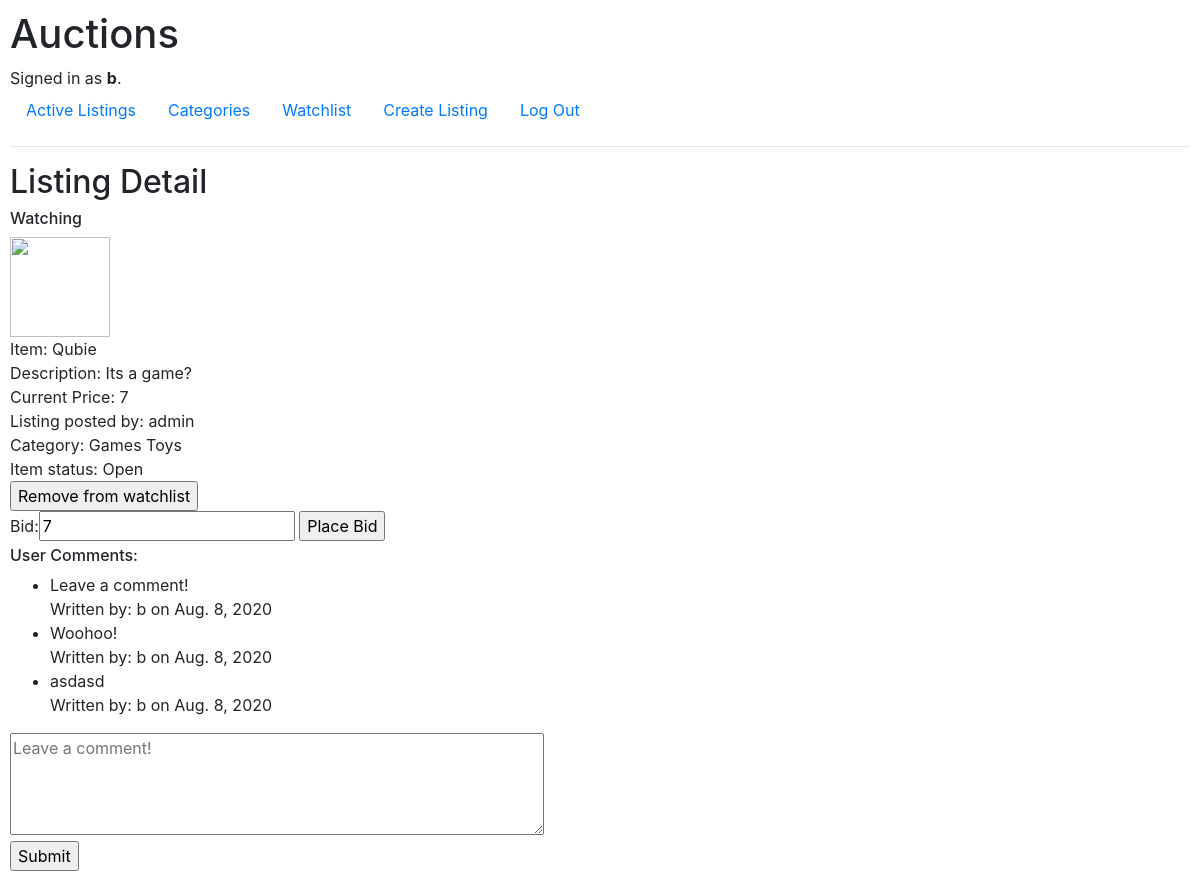
Screenshot of /1 (signed in) with the database file from the repository.
### auctions/models.py (models this page shows, shortened)
class User(AbstractUser):
    pass

class Listing(models.Model):
    id = models.AutoField(auto_created=True, primary_key=True)
    title = models.CharField(max_length=64)
    description = models.CharField(max_length=250)
    init_bid = models.IntegerField(default=0)
    currentbid = models.ForeignKey(CurrentBid, on_delete=models.CASCADE, blank=True, default=None, related_name="bids")
    createdby = models.ForeignKey(User, on_delete=models.CASCADE, related_name="listing_creator")
    image = models.TextField(blank=True)
    category = models.ManyToManyField(Category, related_name='listing_category')
    active = models.BooleanField()

class CurrentBid(models.Model):
    id = models.AutoField(auto_created=True, primary_key=True)
    amount = models.IntegerField()
    user = models.ForeignKey(User, on_delete=models.CASCADE, related_name="bidder")
    initial = models.BooleanField(default="True")

class Category(models.Model):
    category = models.CharField(max_length=64)
    def __str__(self):
        return f"{self.category}"

class Comment(models.Model):
    id = models.AutoField(auto_created=True, primary_key=True)
    listing = models.ForeignKey(Listing, on_delete=models.CASCADE, related_name="comment_listing")
    description = models.TextField()
    user = models.ForeignKey(User, on_delete=models.CASCADE, related_name="comment_creator")
    datetime = models.DateField(auto_now=True)

### auctions/views.py (the view)
# urls.py: path("<int:listing_id>", views.listing, name="listing"),
@login_required(login_url="/login")
def listing(request, listing_id):
    try:
        listing = Listing.objects.get(id=listing_id)
    except Listing.DoesNotExist:
        raise Http404("Listing no found.")
    category = listing.category.all()
    try:
        bid = CurrentBid.objects.get(pk=listing.currentbid.id)
    except CurrentBid.DoesNotExist:
        raise Http404("Something wrong with the bidding system happened")
    bidform = BidForm(instance=bid)
    try:
        watchlist = Watchlist.objects.get(user=request.user,listing=listing)
    except Watchlist.DoesNotExist:
        watchlist = ""
    try:
        comment = Comment.objects.all().filter(listing=listing)
    except Comment.DoseNotExist:
        comment = ""
    return render(request, "auctions/listingdetail.html", {
        "listing": listing,
        "category": category,
        "watchlist": watchlist,
        "bid": bid,
        "bidform": bidform,
        "comments": comment,
    })

### auctions/views.py
class BidForm(ModelForm):
    class Meta:
        model = CurrentBid
        fields = ['amount','user']
        labels = {
            'amount' : _('Bid')
        }
        widgets = {'user': forms.HiddenInput()}

### auctions/templates/auctions/listingdetail.html (shortened to what this page needs)
{% extends "auctions/layout.html" %}
{% block body %}
<h2>Listing Detail</h2>
{% if watchlist %}
    <h6>Watching</h6>
{% endif %}
{% if listing.image %}
    <div>
        <img src="{{ listing.image }}" width="100" height="100">
    </div>
{% endif %}
<div>
    Item: {{ listing.title }}
</div>
<div>
    Description: {{ listing.description }}
</div>
<div>
    {% if listing.init_bid > listing.currentbid.amount %}
        Current Price: {{ listing.init_bid }}
    {% else %}
        Current Price: {{ listing.currentbid.amount }}
    {% endif %}
</div>
<div>
    Listing posted by: {{listing.createdby}}
</div>
<div>
    Category:
    {% for category in category %}
         {{category}}
    {% endfor %}
</div>
<div>
    {% if listing.active == True %}
        Item status: Open
    {% else %}
        Item status: Closed
    {% endif %}
</div>
{% if user.is_authenticated and listing.active %}
    <form action="{% url 'watchlist' %}" method="POST">
        {% if user.is_authenticated and watchlist %}
            <input type="submit" value="Remove from watchlist">
        {% elif user.is_authenticated %}
            <input type="hidden" name="action" value="add">
            <input type="submit" value="Add to watchlist">
        {% endif %}
    </form>
    <form action="{% url 'placebid' %}" method="POST">
        {{bidform}}
        <input type="submit" value="Place Bid">
    </form>
    <h6>User Comments:</h6>
    {% if comments %}
        <div>
            <ul>
                {% for desc in comments %}
                    <li>
                        {{desc.description}}
                        <br>
                        Written by: {{desc.user}} on {{desc.datetime}}
                    </li>
                {% endfor %}
            </ul>
        </div>
    {% else %}
        <div>
            No comments written yet.
        </div>
    {% endif %}
    <textarea name="comment" form="commentform" rows="4" cols="50" placeholder="Leave a comment!"></textarea>
    <form action="{% url 'comment' %}" method="POST" id="commentform">
        <input type="submit">
    </form>
{% endif%}
{% endblock %}

### auctions/templates/auctions/layout.html (shortened to what this page needs)
{% load static %}
<!DOCTYPE html>
<html lang="en">
    <head>
        <link rel="stylesheet" href="https://stackpath.bootstrapcdn.com/bootstrap/4.4.1/css/bootstrap.min.css">
        <link href="{% static 'auctions/styles.css' %}" rel="stylesheet">
    </head>
    <body>
        <h1>Auctions</h1>
        <div>
            {% if user.is_authenticated %}
                Signed in as <strong>{{ user.username }}</strong>.
            {% else %}
                Not signed in.
            {% endif %}
        </div>
        <ul class="nav">
            <li class="nav-item">
                <a class="nav-link" href="{% url 'index' %}">Active Listings</a>
            </li>
            {% if user.is_authenticated %}
                <li class="nav-item">
                    <a class="nav-link" href="{% url 'categories' %}">Categories</a>
                </li>
                <li class="nav-item">
                    <a class="nav-link" href="{% url 'watchlist' %}">Watchlist</a>
                </li>
                <li class="nav-item">
                    <a class="nav-link" href="{% url 'createlisting' %}">Create Listing</a>
                </li>
                <li class="nav-item">
                    <a class="nav-link" href="{% url 'logout' %}">Log Out</a>
                </li>
            {% endif %}
        </ul>
        <hr>
        {% block body %}
        {% endblock %}
    </body>
</html>

### auctions/static/auctions/styles.css (style rules this page uses)
body { padding: 10px; }

### rows the page displays
User: username "b"
Listing: title "Qubie", description "Its a game?", currentbid.amount "7", createdby "admin"
Category: category "Games"
Category: category "Toys"
CurrentBid: amount "7"
Comment: description "Leave a comment!", user "b", datetime "Aug. 8, 2020"
Comment: description "Woohoo!", user "b", datetime "Aug. 8, 2020"
Comment: description "asdasd", user "b", datetime "Aug. 8, 2020"
